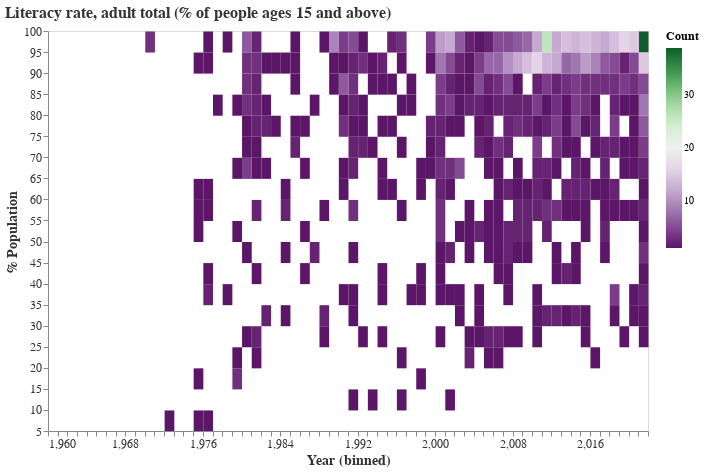

Notebook code for this chart:
### Markdown cell above
#### Heatmap

### Code cell
def heat_map_series(series):
    world_bank = world_bank_complete()
    #Filter data by series, exclude aggregate obs
    world_bank = world_bank[(world_bank['Series'] == series) &
                            (world_bank['Region'] != 'Aggregated data') &
                            (world_bank['Year'] < 2023)] #Incomplete info
    #Pivot to create a column for series
    pivot_data = world_bank.pivot(index=['Country', 'Region', 'Year'], 
                               columns='Series', values='Value').reset_index()
    #2D Histogram Heatmap
    heat_map = alt.Chart(pivot_data).mark_rect().encode(
        alt.X('Year:Q').bin(maxbins=62),
        alt.Y(series, title='% Population').bin(maxbins=40),
        alt.Color('count():Q', title = 'Count')
        ).properties(
        title=f'{series}'
    )
    return heat_map

heat_map_series('Literacy rate, adult total (% of people ages 15 and above)')

### Figure 1 — Vega specification as saved in the notebook (floating-point values rounded to 4 significant figures; data arrays with more than 128 entries replaced by an {"elided": "..."} marker saying what was removed)
{"$schema": "https://vega.github.io/schema/vega/v5.json", "data": [{"name": "source_0", "values": {"elided": "369 records"}}, {"name": "source_0_color_domain___count", "values": [{"min": 1, "max": 39}]}], "signals": [{"name": "bin_maxbins_40_Literacy_rate__adult_total____of_people_ages_15_and_above__bins", "value": {"fields": ["Literacy rate, adult total (% of people ages 15 and above)"], "fname": "bin_Literacy rate, adult total (% of people ages 15 and above)", "start": 5.0, "step": 5.0, "stop": 100.0}}, {"name": "bin_maxbins_62_Year_bins", "value": {"fields": ["Year"], "fname": "bin_Year", "start": 1960.0, "step": 1.0, "stop": 2022.0}}], "marks": [{"type": "rect", "name": "marks", "from": {"data": "source_0"}, "encode": {"update": {"x": {"field": "bin_maxbins_62_Year_end", "scale": "x", "offset": {"signal": "0.5 + (abs(scale(\"x\", datum[\"bin_maxbins_62_Year_end\"]) - scale(\"x\", datum[\"bin_maxbins_62_Year\"])) < 0.25 ? 0.5 * (0.25 - (abs(scale(\"x\", datum[\"bin_maxbins_62_Year_end\"]) - scale(\"x\", datum[\"bin_maxbins_62_Year\"])))) : 0)"}}, "y2": {"field": "bin_maxbins_40_Literacy rate, adult total (% of people ages 15 and above)", "scale": "y", "offset": {"signal": "0.5 + (abs(scale(\"y\", datum[\"bin_maxbins_40_Literacy rate, adult total (% of people ages 15 and above)_end\"]) - scale(\"y\", datum[\"bin_maxbins_40_Literacy rate, adult total (% of people ages 15 and above)\"])) < 0.25 ? 0.5 * (0.25 - (abs(scale(\"y\", datum[\"bin_maxbins_40_Literacy rate, adult total (% of people ages 15 and above)_end\"]) - scale(\"y\", datum[\"bin_maxbins_40_Literacy rate, adult total (% of people ages 15 and above)\"])))) : 0)"}}, "y": {"field": "bin_maxbins_40_Literacy rate, adult total (% of people ages 15 and above)_end", "scale": "y", "offset": {"signal": "0.5 + (abs(scale(\"y\", datum[\"bin_maxbins_40_Literacy rate, adult total (% of people ages 15 and above)_end\"]) - scale(\"y\", datum[\"bin_maxbins_40_Literacy rate, adult total (% of people ages 15 and above)\"])) < 0.25 ? -0.5 * (0.25 - (abs(scale(\"y\", datum[\"bin_maxbins_40_Literacy rate, adult total (% of people ages 15 and above)_end\"]) - scale(\"y\", datum[\"bin_maxbins_40_Literacy rate, adult total (% of people ages 15 and above)\"])))) : 0)"}}, "fill": {"field": "__count", "scale": "color"}, "x2": {"field": "bin_maxbins_62_Year", "scale": "x", "offset": {"signal": "0.5 + (abs(scale(\"x\", datum[\"bin_maxbins_62_Year_end\"]) - scale(\"x\", datum[\"bin_maxbins_62_Year\"])) < 0.25 ? -0.5 * (0.25 - (abs(scale(\"x\", datum[\"bin_maxbins_62_Year_end\"]) - scale(\"x\", datum[\"bin_maxbins_62_Year\"])))) : 0)"}}}}, "style": ["rect"]}], "scales": [{"name": "x", "type": "linear", "domain": {"signal": "[bin_maxbins_62_Year_bins.start, bin_maxbins_62_Year_bins.stop]"}, "range": [0, {"signal": "width"}], "bins": {"signal": "bin_maxbins_62_Year_bins"}, "zero": false}, {"name": "y", "type": "linear", "domain": {"signal": "[bin_maxbins_40_Literacy_rate__adult_total____of_people_ages_15_and_above__bins.start, bin_maxbins_40_Literacy_rate__adult_total____of_people_ages_15_and_above__bins.stop]"}, "range": [{"signal": "height"}, 0], "bins": {"signal": "bin_maxbins_40_Literacy_rate__adult_total____of_people_ages_15_and_above__bins"}, "zero": false}, {"name": "color", "type": "linear", "domain": [{"signal": "(data(\"source_0_color_domain___count\")[0] || {}).min"}, {"signal": "(data(\"source_0_color_domain___count\")[0] || {}).max"}], "range": "heatmap", "interpolate": "hcl", "zero": false}], "axes": [{"scale": "x", "labelOverlap": true, "orient": "bottom", "title": "Year (binned)", "labelFlush": true, "tickCount": {"signal": "ceil(width/10)"}, "zindex": 1, "grid": false}, {"scale": "y", "title": "% Population", "grid": false, "tickCount": {"signal": "ceil(height/10)"}, "orient": "left", "labelOverlap": true, "zindex": 1}], "title": {"text": "Literacy rate, adult total (% of people ages 15 and above)", "anchor": "start"}, "background": "white", "height": 400, "padding": 5, "style": "cell", "width": 600, "legends": [{"title": "Count", "fill": "color", "gradientLength": {"signal": "clamp(height, 64, 200)"}}], "config": {"range": {"category": {"scheme": "category10"}, "diverging": {"scheme": "purplegreen"}, "heatmap": {"scheme": "purplegreen"}}, "axis": {"labelFontSize": 12, "titleFontSize": 14, "labelFont": "Arial", "titleFont": "Arial", "labelColor": "#333333", "titleColor": "#333333"}, "legend": {"labelFontSize": 10, "titleFontSize": 12, "labelFont": "Arial", "titleFont": "Arial"}, "style": {"cell": {"width": 600, "height": 400}, "group-title": {"fontSize": 16, "font": "Helvetica", "fill": "#333333"}}}}
